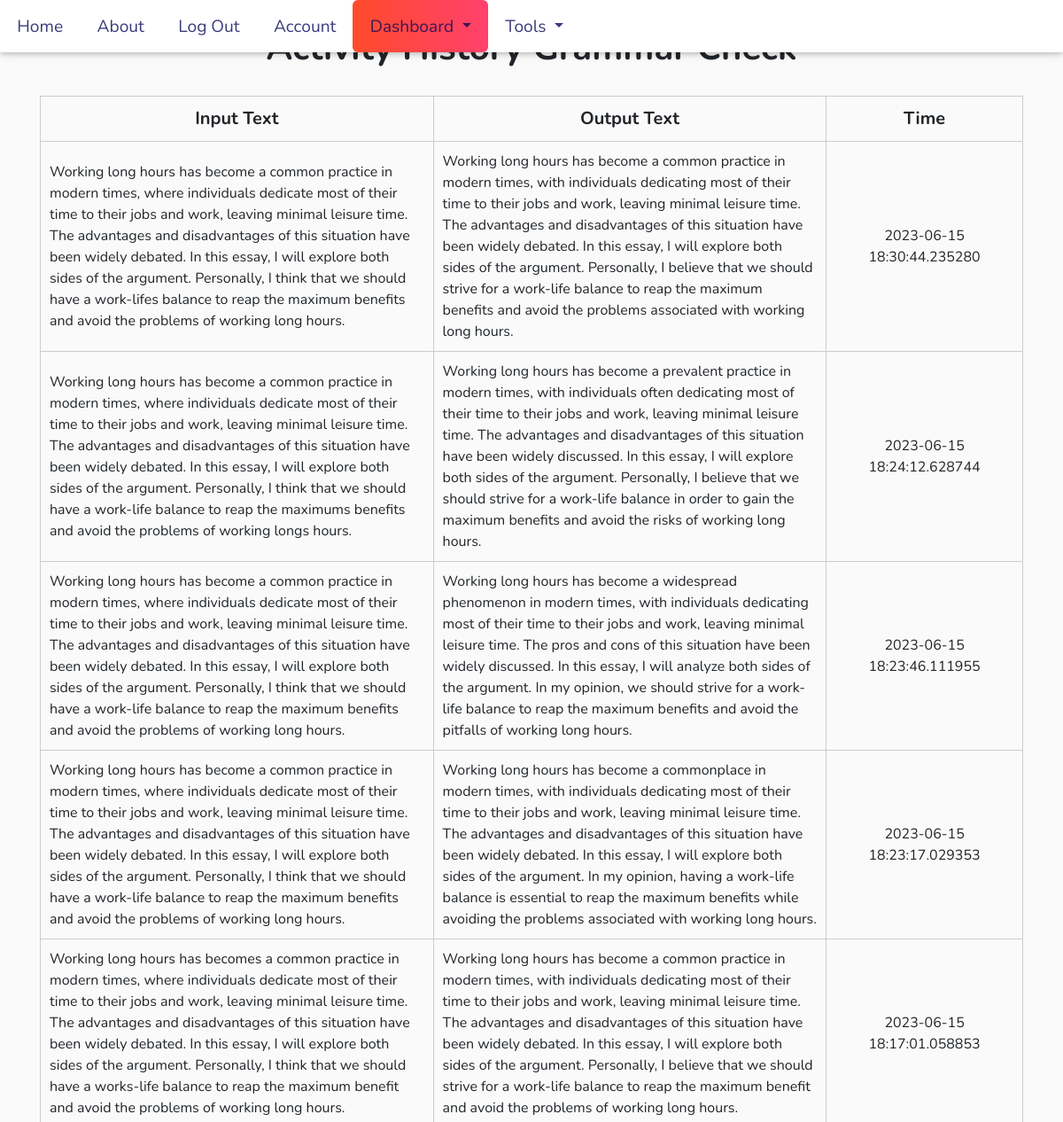
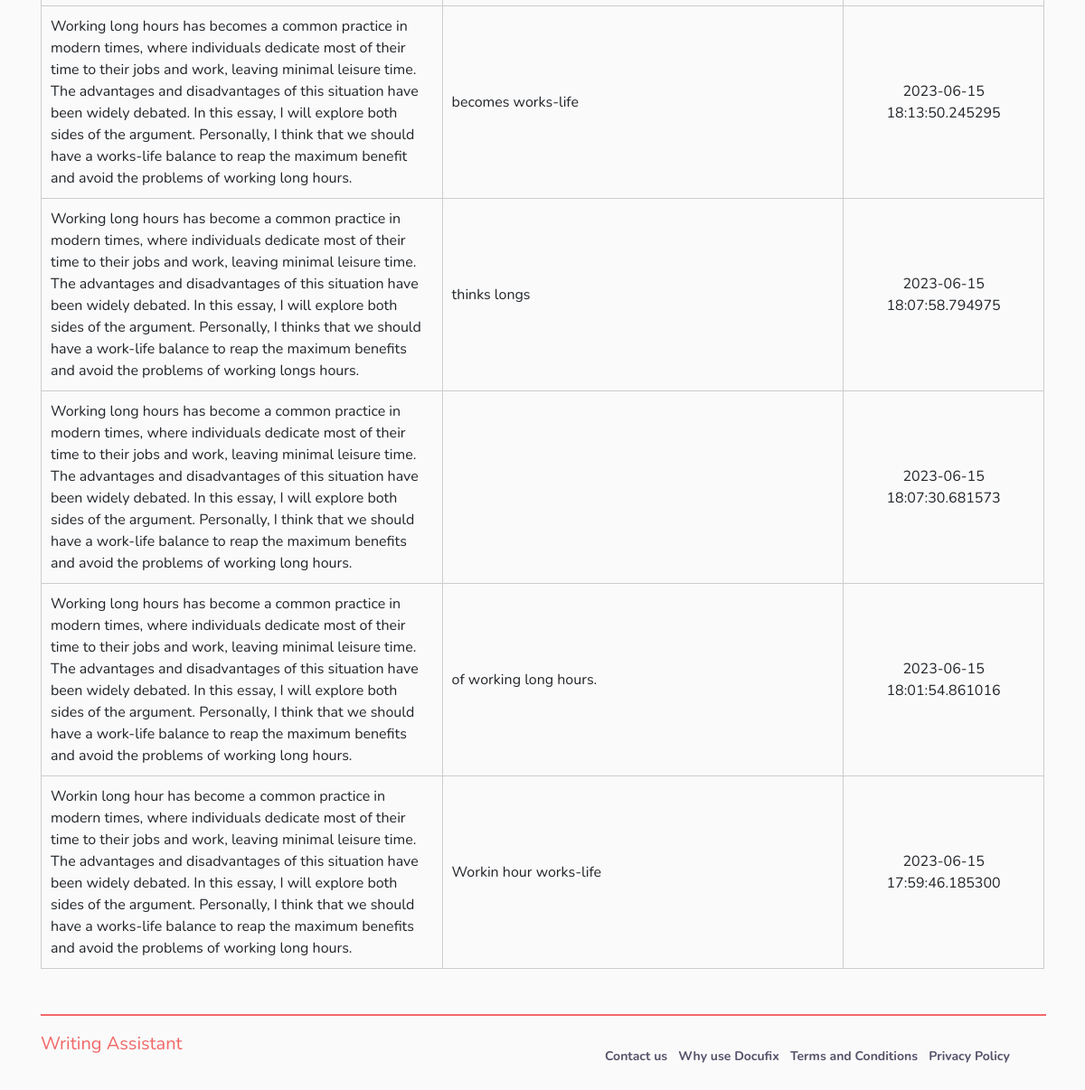
Page /dashboard/grammar_check (signed in) on the earlier database version (2 pictures, top to bottom).
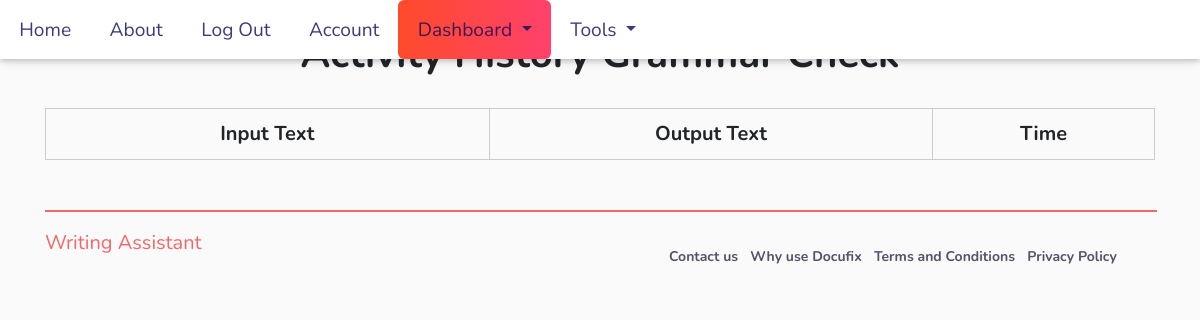
Same page on the later database version.
### application/models.py (models this page shows, shortened)
class Grammarcheck(db.Model):
    __tablename__ = 'grammar_check'
    id = db.Column(db.Integer, primary_key=True)
    input_text = db.Column(db.Text, nullable=False)
    output_text = db.Column(db.Text, nullable=False)
    timestamp = db.Column(db.DateTime, default=datetime.utcnow)
    user_id = db.Column(db.Integer, db.ForeignKey('users.id'))
    auth_id = db.Column(db.Integer, db.ForeignKey('auth.id'))

### application/dashboard/views.py (the view)
@dashboard.route('/grammar_check')
@login_required
def grammarcheck():
    page = request.args.get('page', 1, type=int)
    user_grammarcheck = Grammarcheck.query.order_by(Grammarcheck.timestamp.desc()).paginate(page=page, per_page=10)
    return render_template('grammar_dashboard.html', user_grammarcheck = user_grammarcheck)

### application/auth/auth_decorator.py (called while the page is built)
def login_required(f):
    @wraps(f)
    def decorated_function(*args, **kwargs):
        if current_user.is_authenticated:
            return f(*args, **kwargs)
        elif 'profile' in session:
            return f(*args, **kwargs)
        else:
            return redirect(url_for("users.login"))
    return decorated_function

### application/models.py (called while the page is built)
@login_manager.user_loader
def load_user(user_id):
    return User.query.get(user_id)

### application/templates/grammar_dashboard.html (shortened to what this page needs)
{% extends 'base.html' %}
{% block content %}
<head>
    <link rel="stylesheet" type="text/css" href="../static/css/dashboard_grammar.css" />
    <link rel="stylesheet" href="https://cdnjs.cloudflare.com/ajax/libs/font-awesome/4.7.0/css/font-awesome.min.css" />
    <link href="https://unpkg.com/aos@2.3.1/dist/aos.css" rel="stylesheet" />
    <link rel="stylesheet" href="https://stackpath.bootstrapcdn.com/bootstrap/4.3.1/css/bootstrap.min.css"
 />
    <link rel="stylesheet" type="text/css" href="https://stackpath.bootstrapcdn.com/bootstrap/4.3.1/css/bootstrap.min.css"
 />
</head>
  <h1>Activity History Grammar Check</h1>
  <table>
    <thead>
        <tr>
            <th class="input">Input Text</th>
            <th class="output">Output Text</th>
            <th class="time">Time</th>
        </tr>
    </thead>
    <tbody>
        {% for grammarcheck in user_grammarcheck.items %}
        <tr>
            <td class="input-text">{{ grammarcheck.input_text }}</td>
            <td class="output-text">{{ grammarcheck.output_text }}</td>
            <td class="time-text">{{ grammarcheck.timestamp }}</td>
        </tr>
        {% endfor %}
    </tbody>
</table>
{% endblock %}

### application/templates/base.html (shortened to what this page needs)
<!DOCTYPE html>
<html lang="en" dir="ltr">
  <head>
    <link rel="stylesheet" href="https://maxcdn.bootstrapcdn.com/bootstrap/4.0.0/css/bootstrap.min.css">
    <link rel="stylesheet" type="text/css" href="../static/css/header&footer.css" />
  </head>
  <body>
    <ul class='nav'>
      <li class='nav-item'>
        <a class="nav-link" href="{{url_for('core.index')}}">Home</a>
      </li>
      <li class='nav-item'>
        <a class="nav-link" href="{{url_for('core.info')}}">About</a>
      </li>
      {% if current_user.is_authenticated %}
      <li class='nav-item'>
        <a class="nav-link" href="{{url_for('users.logout')}}">Log Out</a>
      </li>
      <li class='nav-item'>
        <a class="nav-link" href="{{url_for('users.account')}}">Account</a>
      </li>
      <li class="'nav-item dropdown">
        <a class="nav-link dropdown-toggle" href="#" id="navbarDropdownMenuLink" role="button" data-toggle="dropdown" aria-haspopup="true" aria-expanded="false">
          Dashboard
        </a>
      <li class="'nav-item dropdown">
        <a class="nav-link dropdown-toggle" href="#" id="navbarDropdownMenuLink" role="button" data-toggle="dropdown" aria-haspopup="true" aria-expanded="false">
          Tools
        </a>
      {% endif %}
    </ul>
<div class="container">
  {% block content %}
  {% endblock %}
</div>
<footer id="footer">
  <div class="container mt-3"><hr>
    <div class="row">
        <div class="col-sm-6" id="docufix">
            <span>Writing Assistant</span>
        </div>
      <div class="col-sm-6 text-center">
          <ul class="list-inline text-center mt-3 pl-3">
              <li class="list-inline-item">
                <a class="text-center" href="contact.html">Contact us</a>
              </li>
                <li class="list-inline-item">
                <a class="text-center" href="whyuse.html">Why use Docufix</a>
              </li>
                <li class="list-inline-item">
                    <a class="text-center" href="termsOfService.html">Terms and Conditions</a>
                  </li>
              <li class="list-inline-item">
                  <a class="text-center" href="privacy.html">Privacy Policy</a>
              </li>
            </ul>
      </div>
    </div>
  </div>
</footer>
  </body>
</html>

### application/static/css/header&footer.css (style rules this page uses)
* { scroll-behavior: smooth; }
html { box-sizing: border-box; }
body { font-family: 'Nunito' !important; margin: 0; padding: 0; width: 100%; height: 100%; background-color: #fafafa !important; position: relative; }
.nav { box-shadow: 0 2px 5px 0 rgba(0,0,0,0.16), 0 2px 10px 0 rgba(0,0,0,0.12); position: fixed; z-index: 1; width: 100%; background-color: #fff; top: 0; }
.nav-link { border: none; border-radius: 6px; padding: 0.5em 1em !important; }
.nav-link ,.dropdown-item { color: rgba(12, 10, 90, 0.8) !important; font-style: normal; font-size: 1.2em; line-height: 40px; }
#footer { width: 100%; height: 86px; }
#footer ul { margin: 0 auto; }
#docufix > span { color:#F26767; font-size: 20px; }
#footer a { color: rgba(17, 9, 44, 0.7) !important; font-style: normal; font-weight: bold; font-size: 14px !important; line-height: 1.375em; text-decoration: none; }
hr { border: 1px solid #F26767 !important; width: 100%; }

### application/static/css/dashboard_grammar.css (style rules this page uses)
h1 { padding-top: 30px !important; text-align: center; font-weight: bold !important; }
.dropdown:nth-child(5) > .dropdown-toggle, .dropdown:nth-child(5) > .dropdown-menu > .dropdown-item:nth-child(3) { background: linear-gradient(to right, #FF4B2B, #FF416C); }
table, th, td { border: 1px solid #ccc; margin-top: 30px; }
table { width: 100%; margin-bottom: 50px; }
.input, .output { width: 40%; padding: 10px 0; }
.input, .time, .output { font-size: 20px; text-align: center; }

Differences in the rows shown:
removed Grammarcheck: input_text "Working long hours has become a common practice in modern times, where individuals dedicate most of their time to their jobs and work, leaving minimal leisure time. The advantages and disadvantages of this situation have been widely debated. In this essay, I will explore both sides of the argument. Personally, I think that we should have a work-lifes balance to reap the maximum benefits and avoid the problems of working long hours.", output_text "Working long hours has become a common practice in modern times, with individuals dedicating most of their time to their jobs and work, leaving minimal leisure time. The advantages and disadvantages of this situation have been widely debated. In this essay, I will explore both sides of the argument. Personally, I believe that we should strive for a work-life balance to reap the maximum benefits and avoid the problems associated with working long hours.", timestamp "2023-06-15 18:30:44.235280"
removed Grammarcheck: input_text "Working long hours has become a common practice in modern times, where individuals dedicate most of their time to their jobs and work, leaving minimal leisure time. The advantages and disadvantages of this situation have been widely debated. In this essay, I will explore both sides of the argument. Personally, I think that we should have a work-life balance to reap the maximums benefits and avoid the problems of working longs hours.", output_text "Working long hours has become a prevalent practice in modern times, with individuals often dedicating most of their time to their jobs and work, leaving minimal leisure time. The advantages and disadvantages of this situation have been widely discussed. In this essay, I will explore both sides of the argument. Personally, I believe that we should strive for a work-life balance in order to gain the maximum benefits and avoid the risks of working long hours.", timestamp "2023-06-15 18:24:12.628744"
removed Grammarcheck: input_text "Working long hours has become a common practice in modern times, where individuals dedicate most of their time to their jobs and work, leaving minimal leisure time. The advantages and disadvantages of this situation have been widely debated. In this essay, I will explore both sides of the argument. Personally, I think that we should have a work-life balance to reap the maximum benefits and avoid the problems of working long hours.", output_text "Working long hours has become a widespread phenomenon in modern times, with individuals dedicating most of their time to their jobs and work, leaving minimal leisure time. The pros and cons of this situation have been widely discussed. In this essay, I will analyze both sides of the argument. In my opinion, we should strive for a work-life balance to reap the maximum benefits and avoid the pitfalls of working long hours.", timestamp "2023-06-15 18:23:46.111955"
removed Grammarcheck: input_text "Working long hours has become a common practice in modern times, where individuals dedicate most of their time to their jobs and work, leaving minimal leisure time. The advantages and disadvantages of this situation have been widely debated. In this essay, I will explore both sides of the argument. Personally, I think that we should have a work-life balance to reap the maximum benefits and avoid the problems of working long hours.", output_text "Working long hours has become a commonplace in modern times, with individuals dedicating most of their time to their jobs and work, leaving minimal leisure time. The advantages and disadvantages of this situation have been widely debated. In this essay, I will explore both sides of the argument. In my opinion, having a work-life balance is essential to reap the maximum benefits while avoiding the problems associated with working long hours.", timestamp "2023-06-15 18:23:17.029353"
removed Grammarcheck: input_text "Working long hours has becomes a common practice in modern times, where individuals dedicate most of their time to their jobs and work, leaving minimal leisure time. The advantages and disadvantages of this situation have been widely debated. In this essay, I will explore both sides of the argument. Personally, I think that we should have a works-life balance to reap the maximum benefit and avoid the problems of working long hours.", output_text "Working long hours has become a common practice in modern times, with individuals dedicating most of their time to their jobs and work, leaving minimal leisure time. The advantages and disadvantages of this situation have been widely debated. In this essay, I will explore both sides of the argument. Personally, I believe that we should strive for a work-life balance to reap the maximum benefit and avoid the problems of working long hours.", timestamp "2023-06-15 18:17:01.058853"
removed Grammarcheck: input_text "Working long hours has becomes a common practice in modern times, where individuals dedicate most of their time to their jobs and work, leaving minimal leisure time. The advantages and disadvantages of this situation have been widely debated. In this essay, I will explore both sides of the argument. Personally, I think that we should have a works-life balance to reap the maximum benefit and avoid the problems of working long hours.", output_text "becomes works-life", timestamp "2023-06-15 18:13:50.245295"
removed Grammarcheck: input_text "Working long hours has become a common practice in modern times, where individuals dedicate most of their time to their jobs and work, leaving minimal leisure time. The advantages and disadvantages of this situation have been widely debated. In this essay, I will explore both sides of the argument. Personally, I thinks that we should have a work-life balance to reap the maximum benefits and avoid the problems of working longs hours.", output_text "thinks longs", timestamp "2023-06-15 18:07:58.794975"
removed Grammarcheck: input_text "Working long hours has become a common practice in modern times, where individuals dedicate most of their time to their jobs and work, leaving minimal leisure time. The advantages and disadvantages of this situation have been widely debated. In this essay, I will explore both sides of the argument. Personally, I think that we should have a work-life balance to reap the maximum benefits and avoid the problems of working long hours.", timestamp "2023-06-15 18:07:30.681573"
removed Grammarcheck: input_text "Working long hours has become a common practice in modern times, where individuals dedicate most of their time to their jobs and work, leaving minimal leisure time. The advantages and disadvantages of this situation have been widely debated. In this essay, I will explore both sides of the argument. Personally, I think that we should have a work-life balance to reap the maximum benefits and avoid the problems of working long hours.", output_text "of working long hours.", timestamp "2023-06-15 18:01:54.861016"
removed Grammarcheck: input_text "Workin long hour has become a common practice in modern times, where individuals dedicate most of their time to their jobs and work, leaving minimal leisure time. The advantages and disadvantages of this situation have been widely debated. In this essay, I will explore both sides of the argument. Personally, I think that we should have a works-life balance to reap the maximum benefits and avoid the problems of working long hours.", output_text "Workin hour works-life", timestamp "2023-06-15 17:59:46.185300"
